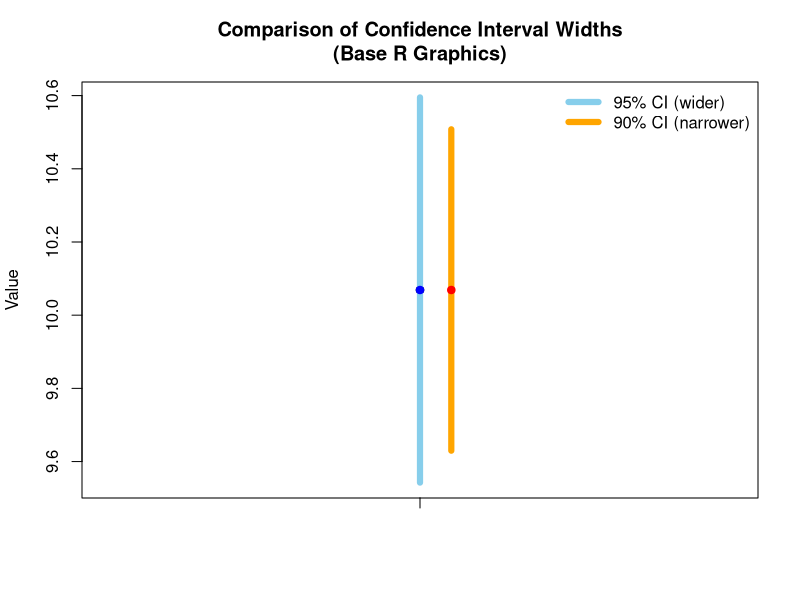

Source code (R):
## ---- chunk 1
set.seed(123)
## ---- chunk 2
# Sample data
x <- rnorm(50, mean = 10, sd = 2)

# Estimate
xbar <- mean(x)
s <- sd(x)
n <- length(x)

# Confidence levels
alpha90 <- 0.10
alpha95 <- 0.05

# Critical values (using t distribution)
t90 <- qt(1 - alpha90/2, df = n-1)  # qt(0.95, n-1) 
t95 <- qt(1 - alpha95/2, df = n-1)  # qt(0.975, n-1)

# Confidence intervals
ci90 <- c(xbar - t90*s/sqrt(n), xbar + t90*s/sqrt(n))
ci95 <- c(xbar - t95*s/sqrt(n), xbar + t95*s/sqrt(n))

ci90
ci95
## ---- chunk 3
# Plot setup
plot(1, xbar, pch = 19, xlim = c(0.5, 1.5), ylim = range(ci95),
     xaxt = "n", xlab = "", ylab = "Value",
     main = "Comparison of Confidence Interval Widths\n(Base R Graphics)")

axis(1, at = 1, labels = FALSE)

# Draw 95% CI (wider)
segments(1, ci95[1], 1, ci95[2], lwd = 6, col = "skyblue")
points(1, xbar, pch = 19, col = "blue")

# Draw 90% CI (narrower), slightly shifted for visibility
segments(1.05, ci90[1], 1.05, ci90[2], lwd = 6, col = "orange")
points(1.05, xbar, pch = 19, col = "red")

# Legend
legend("topright",
       legend = c("95% CI (wider)", "90% CI (narrower)"),
       col = c("skyblue", "orange"),
       lwd = 6,
       bty = "n")
